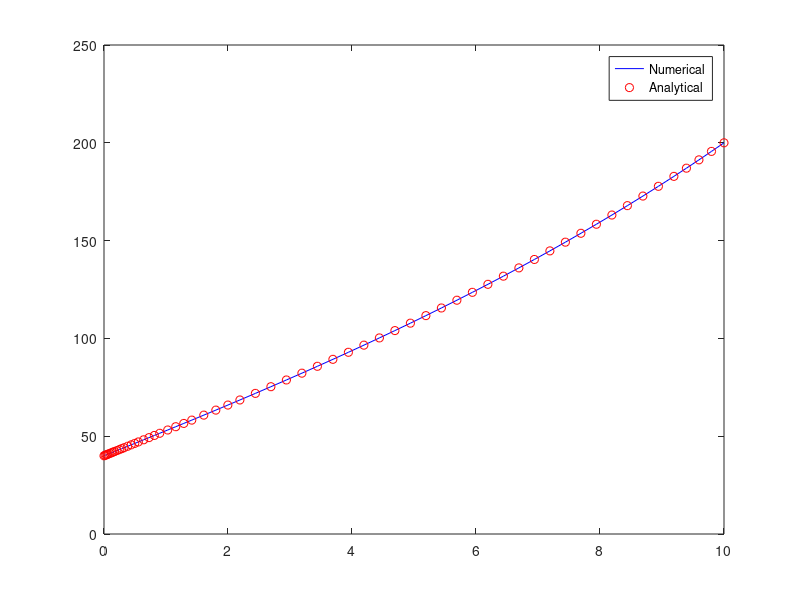

This figure's MATLAB source:
% ODEs WS 6
% clear; clc;

T1=40;T2=200;Ta=20;
k=0.01;
L=10;

f=@(x,u) [u(2),
	  -k*(Ta-u(1))];

xspan = [0,L];
u2_guess = 12.69;
u0=[T1,u2_guess];

[x,u] = ode45(f,xspan,u0);

plot(x,u(:,1),'b');
hold on;

C1 = ( T2-Ta+(Ta-T1)*e^(-L*k^0.5) )/( e^(L*k^0.5) - e^(-L*k^0.5) );
C2 = T1-C1-Ta;
T_anal = @(x) C1*e.^(x*k^0.5) + C2*e.^(-x*k^0.5) + Ta;
plot(x,T_anal(x),'ro');

legend('Numerical','Analytical');
saveas(gcf,'images/WS11_d.png');

wait = input('Press Enter to Continue');
